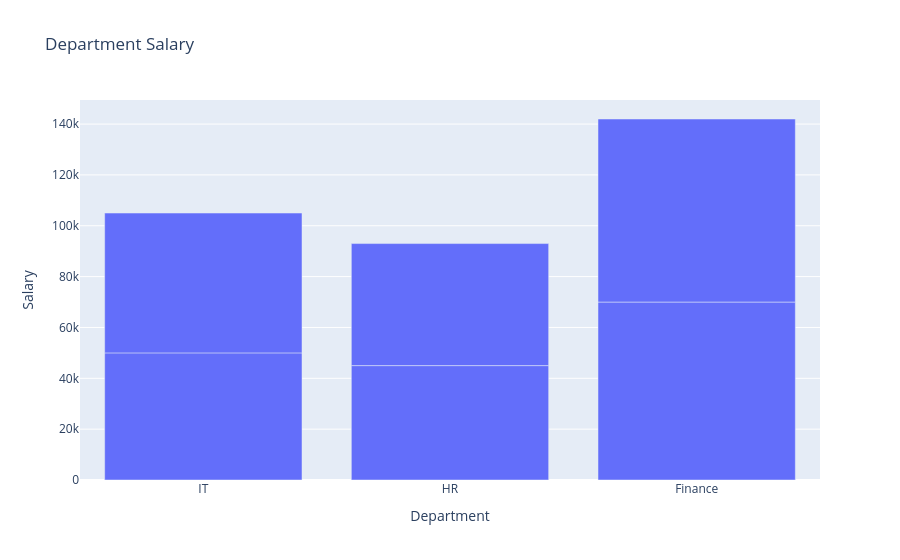

Source (notebook cell):
### Markdown cell above
# Bar chart

### Code cell
import pandas as pd
import plotly.express as px
data={'Department':['IT','IT','HR','HR','Finance','Finance'],
     'Gender':['Male','Female','Male','Female','Male','Female'],
     'Salary':[50000,55000,45000,48000,70000,72000]}
df=pd.DataFrame(data)
fig= px.bar(df,x='Department', y='Salary', title='Department Salary ')
fig.show()

### Figure 1 — Plotly figure (JSON) as saved in the notebook; plotly's stock layout.template omitted (floating-point values rounded to 4 significant figures)
{"data": [{"hovertemplate": "Department=%{x}<br>Salary=%{y}<extra></extra>", "legendgroup": "", "marker": {"color": "#636efa", "pattern": {"shape": ""}}, "name": "", "orientation": "v", "showlegend": false, "textposition": "auto", "type": "bar", "x": ["IT", "IT", "HR", "HR", "Finance", "Finance"], "xaxis": "x", "y": [50000, 55000, 45000, 48000, 70000, 72000], "yaxis": "y"}], "layout": {"barmode": "relative", "legend": {"tracegroupgap": 0}, "title": {"text": "Department Salary "}, "xaxis": {"anchor": "y", "domain": [0, 1], "title": {"text": "Department"}}, "yaxis": {"anchor": "x", "domain": [0, 1], "title": {"text": "Salary"}}}}
